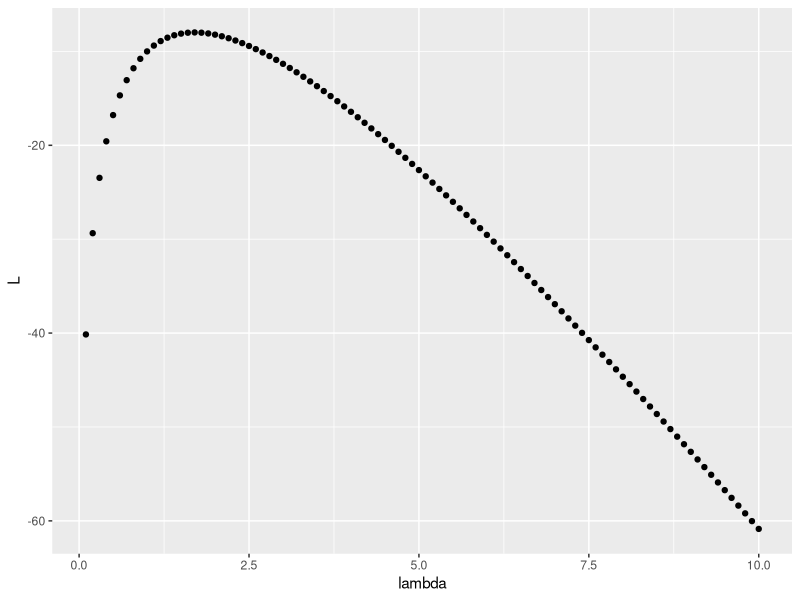

Source code (R):

loglikpois<- function(lambda = NA, x=NA){
  if (sum(x < 0)<0){stop()}
  if (lambda == 0){stop("lambda must be positve")}
  lik<--length(x)*lambda+sum(x)*log(lambda)
  return(lik)
}

loglikpois(1.6,c(1,3,2,3,0,1,0,1,3,3))
X=c(1,3,2,3,0,1,0,1,3,3)

lmda<- seq(from=0.1, to=10, by=0.1)
dframe<- data.frame(lambda=lmda, L= sapply(lmda, FUN = loglikpois, x=X))
library(tidyverse)
dframe %>% 
  ggplot(aes(x=lambda, y = L)) + geom_point()
